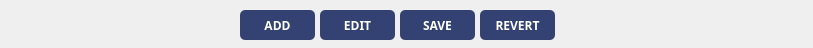
  <widget class="QWidget" name="widgetBTN" native="true">
   <property name="geometry">
    <rect>
     <x>340</x>
     <y>617</y>
     <width>813</width>
     <height>48</height>
    </rect>
   </property>
   <property name="font">
    <font>
     <family>Poppins</family>
     <pointsize>12</pointsize>
     <weight>75</weight>
     <bold>true</bold>
    </font>
   </property>
   <property name="styleSheet">
    <string notr="true">#widgetBTN{
background: rgba(220, 229, 254, 1);
border: 1px solid black;
}

#addBTN, #editBTN, #revertBTN, #saveBTN {
    border-radius: 5px;
    border: none;
    background-color: rgba(52, 66, 115, 1);
    color: white;
    height: 26px;
	font-size: 12px;
    padding: 5px 10px; /* Add padding for spacing */
}
</string>
   </property>
   <widget class="QPushButton" name="addBTN">
    <property name="geometry">
     <rect>
      <x>240</x>
      <y>10</y>
      <width>75</width>
      <height>30</height>
     </rect>
    </property>
    <property name="font">
     <font>
      <family>Poppins</family>
      <pointsize>-1</pointsize>
      <weight>75</weight>
      <bold>true</bold>
     </font>
    </property>
    <property name="cursor">
     <cursorShape>PointingHandCursor</cursorShape>
    </property>
    <property name="text">
     <string>ADD</string>
    </property>
   </widget>
   <widget class="QPushButton" name="editBTN">
    <property name="geometry">
     <rect>
      <x>320</x>
      <y>10</y>
      <width>75</width>
      <height>30</height>
     </rect>
    </property>
    <property name="font">
     <font>
      <family>Poppins</family>
      <pointsize>-1</pointsize>
      <weight>75</weight>
      <bold>true</bold>
     </font>
    </property>
    <property name="cursor">
     <cursorShape>PointingHandCursor</cursorShape>
    </property>
    <property name="text">
     <string>EDIT</string>
    </property>
   </widget>
   <widget class="QPushButton" name="saveBTN">
    <property name="geometry">
     <rect>
      <x>400</x>
      <y>10</y>
      <width>75</width>
      <height>30</height>
     </rect>
    </property>
    <property name="font">
     <font>
      <family>Poppins</family>
      <pointsize>-1</pointsize>
      <weight>75</weight>
      <bold>true</bold>
     </font>
    </property>
    <property name="cursor">
     <cursorShape>PointingHandCursor</cursorShape>
    </property>
    <property name="text">
     <string>SAVE</string>
    </property>
   </widget>
   <widget class="QPushButton" name="revertBTN">
    <property name="geometry">
     <rect>
      <x>480</x>
      <y>10</y>
      <width>75</width>
      <height>30</height>
     </rect>
    </property>
    <property name="font">
     <font>
      <family>Poppins</family>
      <pointsize>-1</pointsize>
      <weight>75</weight>
      <bold>true</bold>
     </font>
    </property>
    <property name="cursor">
     <cursorShape>PointingHandCursor</cursorShape>
    </property>
    <property name="text">
     <string>REVERT</string>
    </property>
   </widget>
  </widget>
